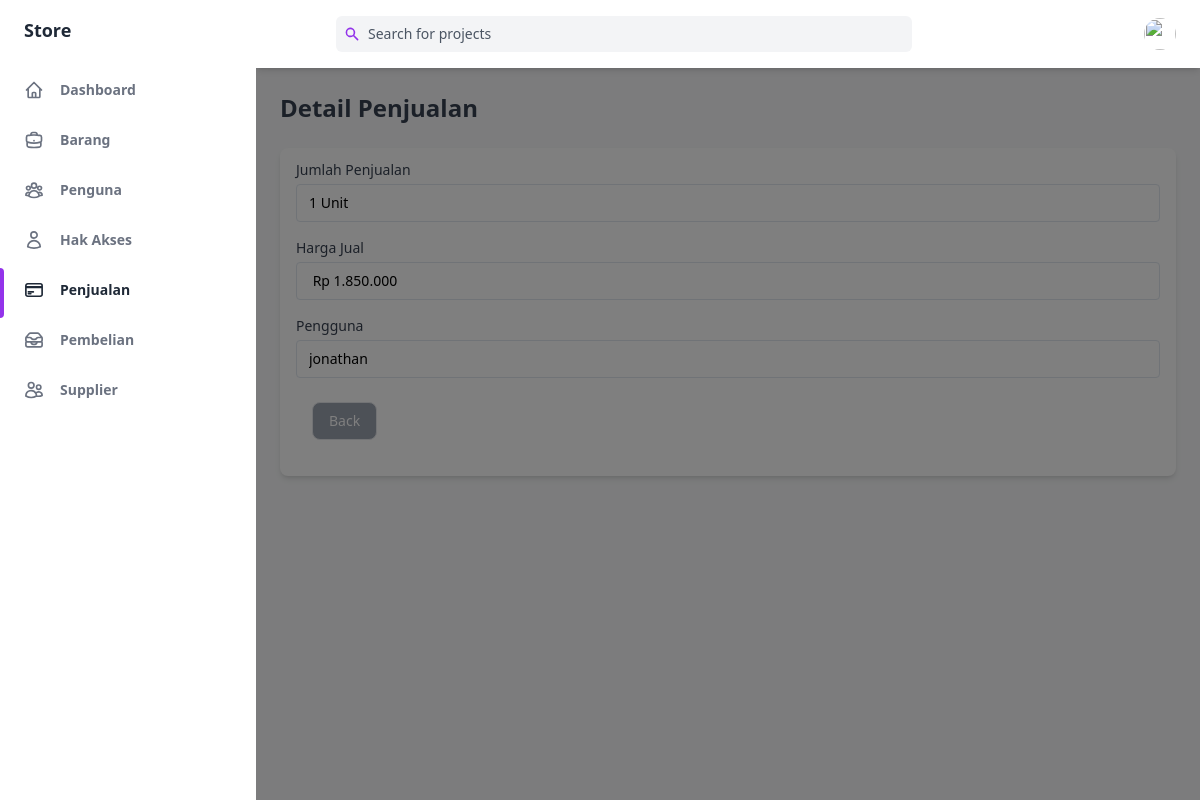
Screenshot of /public/penjualan/detail/2 with the database file from the repository.
### tables this page shows
CREATE TABLE `Penjualan` (
  `IdPenjualan` int(50) NOT NULL,
  `JumlahPenjualan` int(200) NOT NULL,
  `HargaJual` decimal(10,2) NOT NULL,
  `IdPengguna` int(50) NOT NULL
);

CREATE TABLE `Pengguna` (
  `IdPengguna` int(50) NOT NULL,
  `NamaPengguna` varchar(250) NOT NULL,
  `Password` varchar(250) NOT NULL,
  `NamaDepan` varchar(250) NOT NULL,
  `NamaBelakang` varchar(250) NOT NULL,
  `NoHP` varchar(250) NOT NULL,
  `Alamat` varchar(255) NOT NULL,
  `IdAkses` int(50) NOT NULL
);

### app/core/Controller.php (called while the page is built, shortened)
<?php
class Controller
{
    public function view($view, $data = [])
    {
        require_once '../app/views/' . $view . '.php';
    }
    public function model($model)
    {
        return new $model;
    }
}

### app/controllers/Penjualan.php (called while the page is built, shortened)
<?php
class Penjualan extends Controller
{
    public function detail($id)
    {
        $data['judul'] = 'Detail Penjualan';
        $data['penjualan'] = $this->model('penjualan_model')->getPenjualanById($id);
        $this->view('penjualan/detail', $data);
    }
}

### app/core/App.php (called while the page is built, shortened)
<?php
class App
{
   protected $method = 'index';
   protected $params = [];
   public function __construct()
   {
      $url = $this->parseURL();
      if (file_exists('../app/controllers/' . $url[0] . '.php')) {
         unset($url[0]);
      }
      $this->controller = new $this->controller;
      if (isset($url[1])) {
         if (method_exists($this->controller, $url[1])) {
            $this->method = $url[1];
            unset($url[1]);
         }
      }
      if (!empty($url)) {
         $this->params = array_values($url);
      }
      call_user_func_array([$this->controller, $this->method], $this->params);
   }
   public function parseURL()
   {
      if (isset($_GET['url'])) {
         $url = rtrim($_GET['url'], '/');
         $url = filter_var($url, FILTER_SANITIZE_URL);
         $url = explode('/', $url);
         return $url;
      } else {
         return ["home"];
      }
   }
}

### public/index.php (called while the page is built, shortened)
<?php
$app = new App;

### app/core/Database.php (called while the page is built, shortened)
<?php
class Database
{
    private $host = DB_HOST;
    private $user = DB_USER;
    private $pass = DB_PASS;
    private $db_name = DB_NAME;
    private $dbh;
    private $stmt;
    public function __construct()
    {
        $dsn = 'mysql:host=' . $this->host . ';dbname=' . $this->db_name;
        $option = [
            PDO::ATTR_PERSISTENT => true,
            PDO::ATTR_ERRMODE => PDO::ERRMODE_EXCEPTION
        ];
        try {
            $this->dbh = new PDO($dsn, $this->user, $this->pass, $option);
        } catch (PDOException $error) {
            die($error->getMessage());
        }
    }
    public function query($query)
    {
        $this->stmt = $this->dbh->prepare($query);
    }
    public function bind($param, $value, $type = null)
    {
        if (is_null($type)) {
            switch (true) {
                default:
                    $type = PDO::PARAM_STR;
            }
        }
        $this->stmt->bindValue($param, $value, $type);
    }
    public function execute()
    {
        $this->stmt->execute();
    }
    public function single()
    {
        $this->execute();
        return $this->stmt->fetch(PDO::FETCH_ASSOC);
    }
}

### app/models/penjualan_model.php (called while the page is built, shortened)
<?php
class penjualan_model
{
    private $db;
    public function __construct()
    {
        $this->db = new Database;
    }
    public function getPenjualanById($IdPenjualan)
    {
        $this->db->query('SELECT * FROM Penjualan JOIN Pengguna on Pengguna.IdPengguna = Penjualan.IdPengguna WHERE IdPenjualan =:IdPenjualan');
        $this->db->bind('IdPenjualan', $IdPenjualan);
        return $this->db->single();
    }
}

### app/views/penjualan/detail.php (the view, shortened to what this page needs)
<div class="flex h-screen bg-gray-50 dark:bg-gray-900" :class="{ 'overflow-hidden': isSideMenuOpen}">
    <aside class="z-20 flex-shrink-0 hidden w-64 overflow-y-auto bg-white dark:bg-gray-800 md:block">
        <div class="py-4 text-gray-500 dark:text-gray-400">
            <a class="ml-6 text-lg font-bold text-gray-800 dark:text-gray-200" href="#">
                Store
            </a>
            <ul class="mt-6">
                <li class="relative px-6 py-3">
                    <a class="inline-flex items-center w-full text-sm font-semibold transition-colors duration-150 hover:text-gray-800 dark:hover:text-gray-200" href="<?= ROUTE_URL ?>/home">
                        <span class="ml-4">Dashboard</span>
                    </a>
                </li>
            </ul>
            <ul>
                <li class="relative px-6 py-3">
                    <a class="inline-flex items-center w-full text-sm font-semibold transition-colors duration-150 hover:text-gray-800 dark:hover:text-gray-200" href="<?= ROUTE_URL ?>/barang">
                        <span class="ml-4">Barang</span>
                    </a>
                </li>
                <li class="relative px-6 py-3">
                    <a class="inline-flex items-center w-full text-sm font-semibold transition-colors duration-150 hover:text-gray-800 dark:hover:text-gray-200" href="<?= ROUTE_URL ?>/pengguna">
                        <span class="ml-4">Penguna</span>
                    </a>
                </li>
                <li class="relative px-6 py-3">
                    <a class="inline-flex items-center w-full text-sm font-semibold transition-colors duration-150 hover:text-gray-800 dark:hover:text-gray-200" href="<?= ROUTE_URL ?>/role">
                        <span class="ml-4">Hak Akses</span>
                    </a>
                </li>
                <li class="relative px-6 py-3">
                    <span class="absolute inset-y-0 left-0 w-1 bg-purple-600 rounded-tr-lg rounded-br-lg"></span>
                    <a class="inline-flex items-center w-full text-sm font-semibold transition-colors duration-150 text-gray-800 dark:text-gray-100 hover:text-gray-800 dark:hover:text-gray-200" href="<?= ROUTE_URL ?>/penjualan">
                        <span class="ml-4">Penjualan</span>
                    </a>
                </li>
                <li class="relative px-6 py-3">
                    <a class="inline-flex items-center w-full text-sm font-semibold transition-colors duration-150 hover:text-gray-800 dark:hover:text-gray-200" href="<?= ROUTE_URL ?>/pembelian">
                        <span class="ml-4">Pembelian</span>
                    </a>
                </li>
                <li class="relative px-6 py-3">
                    <a class="inline-flex items-center w-full text-sm font-semibold transition-colors duration-150 hover:text-gray-800 dark:hover:text-gray-200" href="<?= ROUTE_URL ?>/supplier">
                        <span class="ml-4">Supplier</span>
                    </a>
                </li>
            </ul>
        </div>
    </aside>
    <div x-show="isSideMenuOpen" x-transition:enter="transition ease-in-out duration-150" x-transition:enter-start="opacity-0" x-transition:enter-end="opacity-100" x-transition:leave="transition ease-in-out duration-150" x-transition:leave-start="opacity-100" x-transition:leave-end="opacity-0" class="fixed inset-0 z-10 flex items-end bg-black bg-opacity-50 sm:items-center sm:justify-center"></div>
    <div class="flex flex-col flex-1 w-full">
        <header class="z-10 py-4 bg-white shadow-md dark:bg-gray-800">
            <div class="container flex items-center justify-between h-full px-6 mx-auto text-purple-600 dark:text-purple-300">
                <div class="flex justify-center flex-1 lg:mr-32">
                    <div class="relative w-full max-w-xl mr-6 focus-within:text-purple-500">
                        <div class="absolute inset-y-0 flex items-center pl-2">
                            <svg class="w-4 h-4" aria-hidden="true" fill="currentColor" viewBox="0 0 20 20">
                                <path fill-rule="evenodd" d="M8 4a4 4 0 100 8 4 4 0 000-8zM2 8a6 6 0 1110.89 3.476l4.817 4.817a1 1 0 01-1.414 1.414l-4.816-4.816A6 6 0 012 8z" clip-rule="evenodd"></path>
                            </svg>
                        </div>
                        <input class="w-full pl-8 pr-2 text-sm text-gray-700 placeholder-gray-600 bg-gray-100 border-0 rounded-md dark:placeholder-gray-500 dark:focus:shadow-outline-gray dark:focus:placeholder-gray-600 dark:bg-gray-700 dark:text-gray-200 focus:placeholder-gray-500 focus:bg-white focus:border-purple-300 focus:outline-none focus:shadow-outline-purple form-input" type="text" placeholder="Search for projects" aria-label="Search" />
                    </div>
                </div>
                <ul class="flex items-center flex-shrink-0 space-x-6">
                    <li class="relative">
                        <button class="align-middle rounded-full focus:shadow-outline-purple focus:outline-none" @click="toggleProfileMenu" @keydown.escape="closeProfileMenu" aria-label="Account" aria-haspopup="true">
                            <img class="object-cover w-8 h-8 rounded-full" src="https://images.unsplash.com/photo-1502378735452-bc7d86632805?ixlib=rb-0.3.5&q=80&fm=jpg&crop=entropy&cs=tinysrgb&w=200&fit=max&s=aa3a807e1bbdfd4364d1f449eaa96d82" alt="" aria-hidden="true" />
                        </button>
                    </li>
                </ul>
            </div>
        </header>
        <main class="h-full pb-16 overflow-y-auto">
            <div class="container px-6 mx-auto grid">
                <h2 class="my-6 text-2xl font-semibold text-gray-700 dark:text-gray-200">
                    Detail Penjualan
                </h2>
                <form action="" method="">
                    <div class="px-4 py-3 mb-8 bg-white rounded-lg shadow-md dark:bg-gray-800">
                        <label class="block text-sm">
                            <span class="text-gray-700 dark:text-gray-400">Jumlah Penjualan</span>
                            <input type="text" name="JumlahPenjualan" class="block w-full mt-1 text-sm dark:border-gray-600 dark:bg-gray-700 focus:border-purple-400 focus:outline-none focus:shadow-outline-purple dark:text-gray-300 dark:focus:shadow-outline-gray form-input" value="<?= $data['penjualan']['JumlahPenjualan']; ?> Unit" readonly />
                        </label>
                        <label class="block mt-4 text-sm">
                            <span class="text-gray-700 dark:text-gray-400">Harga Jual</span>
                            <input type="text" name="HargaJual" id="NamaDepan" class="block w-full mt-1 text-sm dark:border-gray-600 dark:bg-gray-700 focus:border-purple-400 focus:outline-none focus:shadow-outline-purple dark:text-gray-300 dark:focus:shadow-outline-gray form-input" value=" Rp <?= number_format($data['penjualan']['HargaJual'], 0, ',', '.'); ?>" readonly />
                        </label>
                        <label class="block mt-4 text-sm">
                            <span class="text-gray-700 dark:text-gray-400">
                                Pengguna
                            </span>
                            <input type="text" name="IdPengguna" id="IdPengguna" class="block w-full mt-1 text-sm dark:border-gray-600 dark:bg-gray-700 focus:border-purple-400 focus:outline-none focus:shadow-outline-purple dark:text-gray-300 dark:focus:shadow-outline-gray form-input" value="<?= $data['penjualan']['NamaPengguna']; ?>" readonly />
                        </label>
                </form>
                <div class="flex">
                    <div class=" pl-4 my-6">
                        <a href="<?= ROUTE_URL ?>/penjualan" class="flex items-center justify-between px-4 py-2 text-sm font-medium leading-5 text-white transition-colors duration-150 border rounded-lg dark:border-gray-600 dark:bg-gray-400 bg-gray-400 active:bg-gray-600 hover:bg-gray-700 focus:outline-none focus:shadow-outline-gray">
                            Back
                        </a>
                    </div>
                </div>
            </div>
        </main>
    </div>
</div>

### rows the page displays
penjualan: JumlahPenjualan "1 Unit", HargaJual "Rp 1.850.000", IdPengguna "jonathan"
